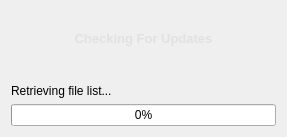
<?xml version="1.0" encoding="UTF-8"?>
<ui version="4.0">
 <class>UpdateDialog</class>
 <widget class="QDialog" name="UpdateDialog">
  <property name="geometry">
   <rect>
    <x>0</x>
    <y>0</y>
    <width>287</width>
    <height>137</height>
   </rect>
  </property>
  <property name="windowTitle">
   <string>WoW++ Editor</string>
  </property>
  <property name="windowIcon">
   <iconset resource="../qrc/editor.qrc">
    <normaloff>:/ico101.ico</normaloff>:/ico101.ico</iconset>
  </property>
  <property name="styleSheet">
   <string notr="true"/>
  </property>
  <layout class="QVBoxLayout" name="verticalLayout">
   <item>
    <widget class="QLabel" name="label">
     <property name="text">
      <string/>
     </property>
     <property name="pixmap">
      <pixmap resource="../qrc/editor.qrc">:/logo.png</pixmap>
     </property>
     <property name="alignment">
      <set>Qt::AlignCenter</set>
     </property>
    </widget>
   </item>
   <item>
    <widget class="QLabel" name="label_2">
     <property name="text">
      <string>&lt;html&gt;&lt;head/&gt;&lt;body&gt;&lt;p&gt;&lt;span style=&quot; font-size:10pt; font-weight:600; color:#e1e1e1;&quot;&gt;Checking For Updates&lt;/span&gt;&lt;/p&gt;&lt;/body&gt;&lt;/html&gt;</string>
     </property>
     <property name="alignment">
      <set>Qt::AlignCenter</set>
     </property>
    </widget>
   </item>
   <item>
    <spacer name="verticalSpacer">
     <property name="orientation">
      <enum>Qt::Vertical</enum>
     </property>
     <property name="sizeHint" stdset="0">
      <size>
       <width>20</width>
       <height>40</height>
      </size>
     </property>
    </spacer>
   </item>
   <item>
    <widget class="QLabel" name="statusLabel">
     <property name="text">
      <string>Retrieving file list...</string>
     </property>
    </widget>
   </item>
   <item>
    <widget class="QProgressBar" name="progressBar">
     <property name="value">
      <number>0</number>
     </property>
    </widget>
   </item>
  </layout>
 </widget>
 <resources>
  <include location="../qrc/editor.qrc"/>
 </resources>
 <connections/>
</ui>
